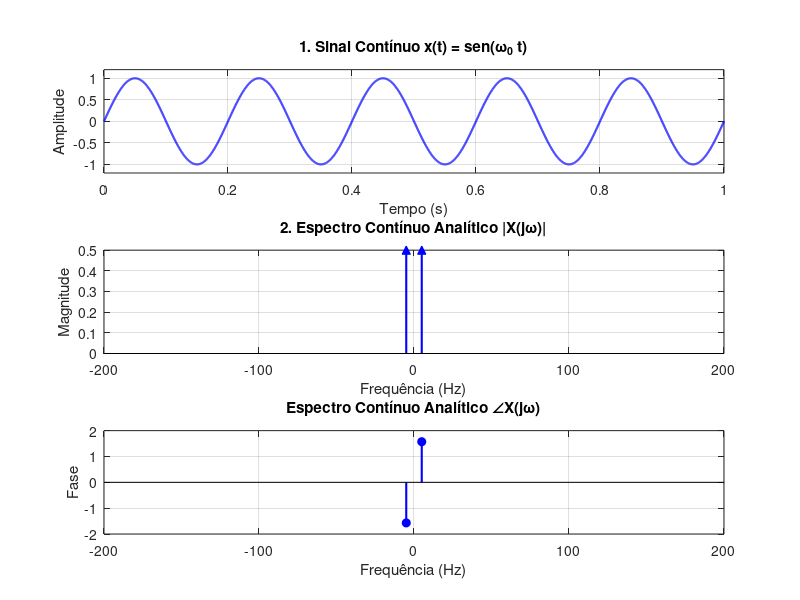

Recreate this plot in MATLAB. (Note: this script raises an error after producing the figure.)
% =========================================================================
% MAIN.M - Análise Analítica de Amostragem (Ideal, Natural e Topo-Plano)
% =========================================================================

clear; clc; close all;

% Adiciona o diretório 'src' e o 'utils' ao path de busca do MATLAB/Octave
addpath(genpath('src'));
addpath('utils');

% 1. Definição dos Parâmetros Globais
frequency = 5;                         % Frequência do sinal original (Hz)
omega = 2 * pi * frequency;            % Frequência angular (rad/s)
samplingFrequency = 50;                % Frequência de amostragem (Hz)
samplingPeriod = 1/samplingFrequency;  % Período de amostragem (s)
tau = 0.20 * samplingPeriod;           % Largura do pulso (20% do período); Considerar usar percentual menor.
displayRange = 4 * samplingFrequency;  % Limite no eixo x de plotar as frequências
kMax = ceil((displayRange + frequency) / samplingFrequency); % Quantidade de réplicas de frequência

startTime = 0;                         % Tempo inicial
endTime = 1;                           % Tempo final
numPoints = 4001;                      % Número de pontos para plotar

% Define o sinal de origem como um "function handle" para passar às funções
x = @(t) sin(omega * t);


% Eixo de tempo do sinal base
continuousTime = linspace(startTime, endTime, numPoints);
continuousSignal = x(continuousTime);

% FIGURA 1: x(t) em tempo contínuo
figure('Name', 'Sinal x(t) em tempo contínuo', 'Position', [100, 100, 1000, 800]);

% PLOT 1: Tempo - Sinal Contínuo
subplot(3, 1, 1);
plot(continuousTime, continuousSignal, 'b-', 'LineWidth', 1.5);
title('1. Sinal Contínuo x(t) = sen(\omega_0 t)');
xlabel('Tempo (s)'); ylabel('Amplitude');
grid on; ylim([-1.2 1.2]);

% PLOT 2: Frequência - Analítico (Contínuo)
subplot(3, 1, 2);
continuousFrequencies = [-frequency, frequency];
continuousAmplitudes = [-0.5j, 0.5j];
stem(continuousFrequencies, abs(continuousAmplitudes), 'b', 'Marker', '^', 'LineWidth', 1.5, 'MarkerFaceColor', 'b');
title('2. Espectro Contínuo Analítico |X(j\omega)|');
xlabel('Frequência (Hz)'); ylabel('Magnitude');
grid on; xlim([-displayRange displayRange]);

subplot(3, 1, 3);
stem(continuousFrequencies, angle(continuousAmplitudes), 'b', 'LineWidth', 1.5, 'MarkerFaceColor', 'b');
title('Espectro Contínuo Analítico ∠X(j\omega)');
xlabel('Frequência (Hz)'); ylabel('Fase');
grid on; xlim([-displayRange displayRange]);


% Amostragem Ideal
[idealSignal, idealTime] = idealSampling(x, samplingFrequency, startTime, endTime);

% FIGURA 2: Amostragem Ideal
figure('Name', 'Amostragem ideal do sinal x(t)', 'Position', [100, 100, 1000, 800]);

% PLOT 1: Tempo - Amostrado de forma Ideal
subplot(3, 1, 1);
stem(idealTime, idealSignal, 'r', 'filled', 'LineWidth', 1.5);
title('2. Amostragem Ideal (Tempo)');
xlabel('Tempo (s)'); ylabel('Amplitude');
grid on; ylim([-1.2 1.2]);

% PLOT 2: Frequência - Analítico (Amostrado Ideal)
subplot(3, 1, 2);
[idealAmplitudes, idealFrequencies] = idealTransform(frequency, samplingFrequency, kMax);
stem(idealFrequencies, abs(idealAmplitudes), 'r', 'Marker', '^', 'LineWidth', 1.5, 'MarkerFaceColor', 'r');
title('4. Espectro Amostrado Ideal Analítico |X_s(j\omega)|');
xlabel('Frequência (Hz)'); ylabel('Magnitude');
grid on; xlim([-displayRange displayRange]); ylim([0 (0.5*samplingFrequency)+2]);

subplot(3, 1, 3);
stem(idealFrequencies, arg(idealAmplitudes), 'r', 'Marker', '^', 'LineWidth', 1.5, 'MarkerFaceColor', 'r');
title('4. Espectro Amostrado Ideal Analítico |X_s(j\omega)|');
xlabel('Frequência (Hz)'); ylabel('Fase');


% Amostragem Natural
[naturalSignal, naturalTime] = naturalSampling(x, samplingFrequency, tau, startTime, endTime, numPoints);

% FIGURA 3
figure('Name', 'Amostragem Natural', 'Position', [150, 150, 1000, 800]);

% PLOT 1: Tempo - Amostragem Natural
subplot(3, 1, 1);
plot(naturalTime, naturalSignal, 'b-', 'LineWidth', 1.5);
title('1. Amostragem Natural no Tempo');
xlabel('Tempo (s)'); ylabel('Amplitude');
grid on; ylim([-1.2 1.2]);

% PLOT 2: Frequência - Analítico (Natural)
subplot(3, 1, 2);
[naturalAmplitudes, naturalFrequencies] = naturalTransform(frequency, samplingFrequency, tau, kMax);
stem(naturalFrequencies, abs(naturalAmplitudes), 'b', 'Marker', '^', 'LineWidth', 1.5, 'MarkerFaceColor', 'b');
title('3. Espectro Analítico: Natural |X_n(j\omega)|');
xlabel('Frequência (Hz)'); ylabel('Magnitude');
grid on; xlim([-displayRange displayRange]);

subplot(3, 1, 3);
stem(naturalFrequencies, arg(naturalAmplitudes), 'b', 'Marker', '^', 'LineWidth', 1.5, 'MarkerFaceColor', 'b');
title('3. Espectro Analítico: Natural |X_n(j\omega)|');
xlabel('Frequência (Hz)'); ylabel('Fase');
grid on; xlim([-displayRange displayRange]);


% Amostragem Topo-Plano
[flatTopSignal, flatTopTime] = flatTopSampling(x, samplingFrequency, tau, startTime, endTime, numPoints);

% FIGURA 4
figure('Name', 'Amostragem Topo-Plano', 'Position', [150, 150, 1000, 800]);

% PLOT 1: Tempo - Amostragem Topo-Plano
subplot(3, 1, 1);
plot(flatTopTime, flatTopSignal, 'r-', 'LineWidth', 1.5);
title('2. Amostragem Topo-Plano no Tempo');
xlabel('Tempo (s)'); ylabel('Amplitude');
grid on; ylim([-1.2 1.2]);

% PLOT 2: Frequência - Analítico (Topo-Plano)
subplot(3, 1, 2);
[flatTopAmplitudes, flatTopFrequencies] = flatTopTransform(frequency, samplingFrequency, tau, kMax);
stem(flatTopFrequencies, abs(flatTopAmplitudes), 'r', 'Marker', '^', 'LineWidth', 1.5, 'MarkerFaceColor', 'r');
hold on;
% Envelope do sinc
sincEnvelopeFrequency = -displayRange:samplingPeriod:displayRange;
flatTopEnvelope = abs((tau / samplingPeriod) * sinc(sincEnvelopeFrequency * tau) * 0.5j);
plot(sincEnvelopeFrequency, flatTopEnvelope, 'k--', 'LineWidth', 1);
hold off;
title('4. Espectro Analítico: Topo-Plano |X_{ft}(j\omega)|');
xlabel('Frequência (Hz)'); ylabel('Magnitude');
legend('Impulsos', 'Envelope sinc (Abertura)', 'Location', 'northeast');
grid on; xlim([-displayRange displayRange]);

subplot(3,1,3);
stem(flatTopFrequencies, angle(flatTopAmplitudes), 'r', 'LineWidth', 1.5, 'MarkerFaceColor', 'r');
title('4. Espectro Analítico: Topo-Plano ∠X_{ft}(j\omega)');
xlabel('Frequência (Hz)'); ylabel('Fase');


% Save
set(1, 'paperunits', 'inches');
set(1, 'papersize', [19.2 10.8]);
set(1, 'paperposition', [0 0 19.2 10.8]);

set(2, 'paperunits', 'inches');
set(2, 'papersize', [19.2 10.8]);
set(2, 'paperposition', [0 0 19.2 10.8]);

% Define o caminho absoluto da pasta de saída primeiro
root_dir = fileparts(mfilename('fullpath'));
output_path = fullfile(root_dir, 'output');

% Cria a pasta no local correto (se não existir)
if ~exist(output_path, 'dir')
    mkdir(output_path);
end

% Salva os arquivos com o caminho absoluto
% print(1, fullfile(output_path, 'sinais_amostragem1.png'), '-dpng', '-r100');
% print(2, fullfile(output_path, 'sinais_amostragem2.png'), '-dpng', '-r100');

% TODO: Reconstrução do Sinal
% TODO: Caso com Aliasing

%% RECONSTRUÇÃO IDEAL

[idealReconstructionSignal, filteredIdealMagnitudes] = ...
    idealReconstruction( ...
        idealFrequencies, ...
        idealAmplitudes, ...
        samplingFrequency, ...
        continuousTime);

%% FIGURA 3 - RECONSTRUÇÃO IDEAL

figure('Name', 'Reconstrução Ideal', ...
    'Position', [200, 100, 1000, 700]);

% Sinal reconstruído
subplot(2, 1, 1);

plot(continuousTime, idealReconstructionSignal, ...
    'r-', 'LineWidth', 1.5);

title('1. Sinal Reconstruído no Domínio do Tempo');
xlabel('Tempo (s)');
ylabel('Amplitude');

grid on;
xlim([startTime endTime]);
ylim([-1.2 1.2]);


% Espectro filtrado
subplot(2, 1, 2);

stem(idealFrequencies, ...
    abs(filteredIdealMagnitudes), ...
    'r', ...
    'Marker', '^', ...
    'LineWidth', 1.5, ...
    'MarkerFaceColor', 'r');

title('2. Espectro Após o Filtro Ideal');
xlabel('Frequência (Hz)');
ylabel('Magnitude');

grid on;
xlim([-displayRange displayRange]);
ylim([0 0.6]);

%% RECONSTRUÇÃO NATURAL

[naturalReconstructionSignal, filteredNaturalMagnitudes] = ...
    naturalReconstruction( ...
        naturalFrequencies, ...
        naturalAmplitudes, ...
        samplingFrequency, ...
        tau, ...
        continuousTime);

%% FIGURA 4 - RECONSTRUÇÃO NATURAL

figure('Name', 'Reconstrução Natural', ...
    'Position', [250, 100, 1000, 700]);

% Sinal reconstruído
subplot(2, 1, 1);

plot(continuousTime, naturalReconstructionSignal, ...
    'b-', 'LineWidth', 1.5);

title('1. Sinal Reconstruído no Domínio do Tempo');
xlabel('Tempo (s)');
ylabel('Amplitude');

grid on;
xlim([startTime endTime]);
ylim([-1.2 1.2]);


% Espectro filtrado
subplot(2, 1, 2);

stem(naturalFrequencies, ...
    filteredNaturalMagnitudes, ...
    'b', ...
    'Marker', '^', ...
    'LineWidth', 1.5, ...
    'MarkerFaceColor', 'b');

title('2. Espectro Após o Filtro Ideal');
xlabel('Frequência (Hz)');
ylabel('Magnitude');

grid on;
xlim([-displayRange displayRange]);

%% RECONSTRUÇÃO TOPO-PLANO

[flatTopReconstructionSignal, filteredFlatTopMagnitudes] = ...
    flatTopReconstruction( ...
        flatTopFrequencies, ...
        flatTopAmplitudes, ...
        samplingFrequency, ...
        tau, ...
        continuousTime);

%% FIGURA 5 - RECONSTRUÇÃO TOPO-PLANO

figure('Name', 'Reconstrução Topo-Plano', ...
    'Position', [300, 100, 1000, 700]);

% Sinal reconstruído
subplot(2, 1, 1);

plot(continuousTime, flatTopReconstructionSignal, ...
    'r-', 'LineWidth', 1.5);

title('1. Sinal Reconstruído no Domínio do Tempo');
xlabel('Tempo (s)');
ylabel('Amplitude');

grid on;
xlim([startTime endTime]);
ylim([-1.2 1.2]);


% Espectro filtrado
subplot(2, 1, 2);

stem(flatTopFrequencies, ...
    filteredFlatTopMagnitudes, ...
    'r', ...
    'Marker', '^', ...
    'LineWidth', 1.5, ...
    'MarkerFaceColor', 'r');

title('2. Espectro Após o Filtro Ideal');
xlabel('Frequência (Hz)');
ylabel('Magnitude');

grid on;
xlim([-displayRange displayRange]);

% TODO: Avaliar casos com Aliasing e não executar análise por FFT.
